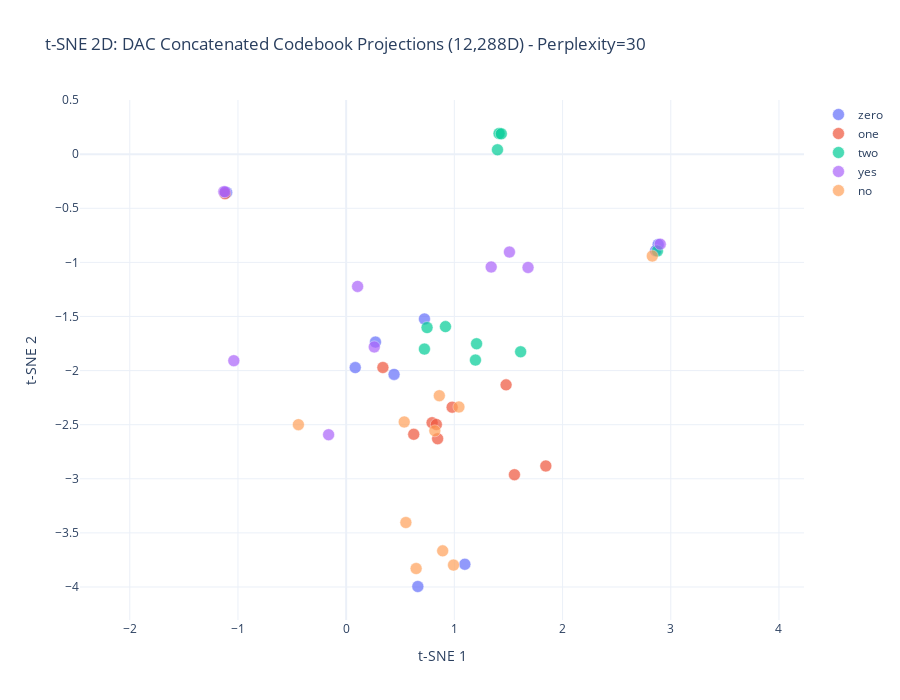

The code cell stored with this chart in its notebook:
### Markdown cell above
## Step 7: t-SNE Visualizations

### Code cell
# t-SNE - 2D
perplexity = min(30, len(embeddings) - 1)
tsne_2d = TSNE(n_components=2, random_state=42, metric='cosine', perplexity=perplexity)
tsne_2d_result = tsne_2d.fit_transform(embeddings)

print(f"t-SNE 2D completed with perplexity={perplexity}")

# 2D Plot
fig_tsne_2d = go.Figure()

for word in words:
    mask = np.array([label == word for label in valid_labels])
    fig_tsne_2d.add_trace(go.Scatter(
        x=tsne_2d_result[mask, 0],
        y=tsne_2d_result[mask, 1],
        mode='markers',
        name=word,
        marker=dict(size=12, color=color_map[word], opacity=0.7, line=dict(width=0.5, color='white'))
    ))

fig_tsne_2d.update_layout(
    title=f't-SNE 2D: DAC Concatenated Codebook Projections (12,288D) - Perplexity={perplexity}',
    xaxis_title='t-SNE 1',
    yaxis_title='t-SNE 2',
    width=900,
    height=700,
    xaxis=dict(scaleanchor='y', scaleratio=1),
    template='plotly_white'
)

fig_tsne_2d.write_html('dac_codebook_proj_concat_tsne_2d.html')
fig_tsne_2d.show()

print("Saved: dac_codebook_proj_concat_tsne_2d.html")

### Figure 1 — Plotly figure (JSON) as saved in the notebook; plotly's stock layout.template omitted (floating-point values rounded to 4 significant figures)
{"data": [{"marker": {"color": "#636EFA", "line": {"color": "white", "width": 0.5}, "opacity": 0.7, "size": 12}, "mode": "markers", "name": "zero", "type": "scatter", "x": [-1.118, -1.105, 2.883, 2.86, 0.7234, 0.08383, 0.4427, 0.2708, 0.6623, 1.097], "y": [-0.358, -0.354, -0.8347, -0.8918, -1.523, -1.972, -2.035, -1.737, -3.996, -3.79]}, {"marker": {"color": "#EF553B", "line": {"color": "white", "width": 0.5}, "opacity": 0.7, "size": 12}, "mode": "markers", "name": "one", "type": "scatter", "x": [0.3393, -1.12, 1.478, 0.794, 0.9794, 0.8452, 0.6245, 0.8334, 1.555, 1.845], "y": [-1.972, -0.3649, -2.132, -2.481, -2.338, -2.63, -2.589, -2.498, -2.962, -2.881]}, {"marker": {"color": "#00CC96", "line": {"color": "white", "width": 0.5}, "opacity": 0.7, "size": 12}, "mode": "markers", "name": "two", "type": "scatter", "x": [1.413, 1.398, 1.434, 1.612, 1.205, 2.877, 0.7233, 0.9177, 0.7476, 1.195], "y": [0.1912, 0.04069, 0.1879, -1.826, -1.752, -0.8945, -1.802, -1.594, -1.603, -1.903]}, {"marker": {"color": "#AB63FA", "line": {"color": "white", "width": 0.5}, "opacity": 0.7, "size": 12}, "mode": "markers", "name": "yes", "type": "scatter", "x": [-1.131, -1.121, -1.038, 1.681, 1.509, 1.34, 2.903, 0.2598, 0.1056, -0.1623], "y": [-0.3471, -0.3477, -1.908, -1.047, -0.9044, -1.042, -0.8313, -1.781, -1.222, -2.593]}, {"marker": {"color": "#FFA15A", "line": {"color": "white", "width": 0.5}, "opacity": 0.7, "size": 12}, "mode": "markers", "name": "no", "type": "scatter", "x": [2.829, 0.8608, 0.5365, -0.4415, 1.042, 0.8195, 0.6466, 0.9921, 0.5518, 0.8919], "y": [-0.9414, -2.232, -2.475, -2.5, -2.336, -2.557, -3.83, -3.798, -3.404, -3.666]}], "layout": {"height": 700, "title": {"text": "t-SNE 2D: DAC Concatenated Codebook Projections (12,288D) - Perplexity=30"}, "width": 900, "xaxis": {"scaleanchor": "y", "scaleratio": 1, "title": {"text": "t-SNE 1"}}, "yaxis": {"title": {"text": "t-SNE 2"}}}}
